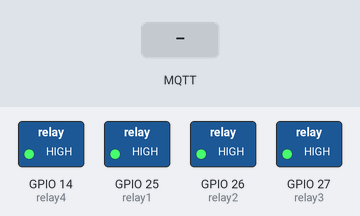
Bench run of a sketch on a simulated ESP32. On the bench: switched loads named in the sketch (green lamp = pin HIGH). The test bench sets the inputs (shaded band). WiFi joins after 1.5 s; servers stay silent unless stated; no MQTT or app messages arrive unless stated; what the sketch prints to the serial monitor is not drawn.

Above: at 3.2 s.
3.3 s: MQTT message "1" arrives on the first subscribed topic
At 4.3 s:
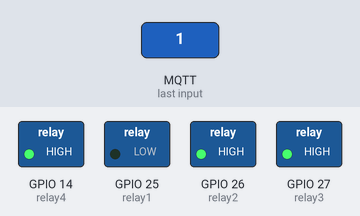
4.8 s: MQTT message "1" arrives on the second subscribed topic
At 5.4 s:
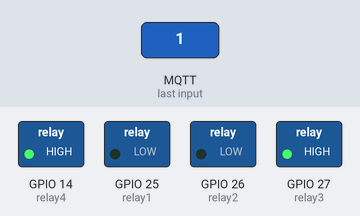
6.3 s: MQTT message "0" arrives on the first subscribed topic
At 7.5 s:
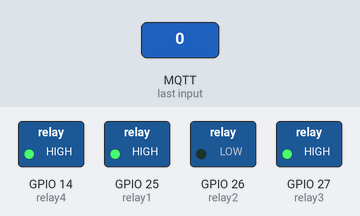
7.8 s: MQTT message "1" arrives on the third subscribed topic
At 8.9 s:
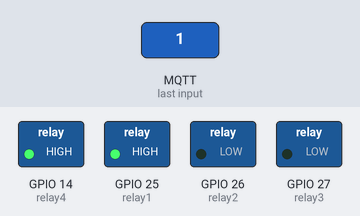
9.3 s: MQTT message "0" arrives on the second subscribed topic
At 10.0 s:
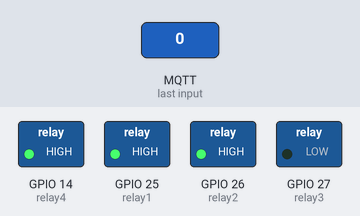
10.8 s: MQTT message "0" arrives on the third subscribed topic
At 11.2 s:
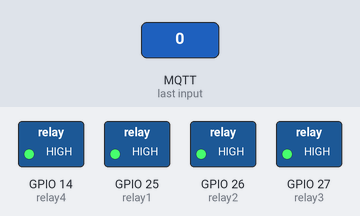
Timing chart, 0 to 13.3 s (numbered marks = the images above; inputs shaded):
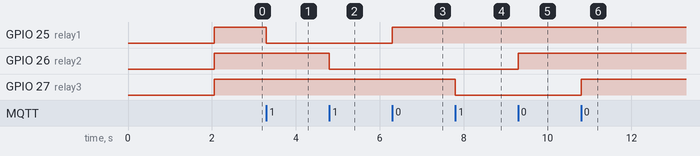

Measured:
- after the input at 3.3 s, GPIO 25 (relay1): HIGH → LOW at once
- after the input at 4.8 s, GPIO 26 (relay2): HIGH → LOW at once
- after the input at 6.3 s, GPIO 25 (relay1): LOW → HIGH at once
- after the input at 7.8 s, GPIO 27 (relay3): HIGH → LOW at once
- after the input at 9.3 s, GPIO 26 (relay2): LOW → HIGH at once
- after the input at 10.8 s, GPIO 27 (relay3): LOW → HIGH at once

The sketch:

Code.ino
```cpp
#include <WiFi.h>
#include <PubSubClient.h>

// Wi-Fi and MQTT Configuration
const char* ssid = "Your_SSID"; // Replace with your Wi-Fi SSID
const char* password = "Your_PASSWORD"; // Replace with your Wi-Fi Password
const char* mqttServer = "industrial.api.ubidots.com"; // Ubidots MQTT Broker
const int mqttPort = 1883;
const char* mqttUser = "Your_Ubidots_Token"; // Replace with Ubidots token
const char* mqttPassword = "";

// Relays GPIO Pins
const int relay1 = 25;
const int relay2 = 26;
const int relay3 = 27;
const int relay4 = 14;

WiFiClient espClient;
PubSubClient client(espClient);

// Callback Function
void callback(char* topic, byte* payload, unsigned int length) {
  String message = "";
  for (int i = 0; i < length; i++) {
    message += (char)payload[i];
  }

  if (String(topic) == "/v1.6/devices/esp32/relay1") {
    digitalWrite(relay1, message == "1" ? LOW : HIGH);
  } else if (String(topic) == "/v1.6/devices/esp32/relay2") {
    digitalWrite(relay2, message == "1" ? LOW : HIGH);
  } else if (String(topic) == "/v1.6/devices/esp32/relay3") {
    digitalWrite(relay3, message == "1" ? LOW : HIGH);
  } else if (String(topic) == "/v1.6/devices/esp32/relay4") {
    digitalWrite(relay4, message == "1" ? LOW : HIGH);
  }
}

// Setup Function
void setup() {
  Serial.begin(115200);

  // Wi-Fi Connection
  WiFi.begin(ssid, password);
  while (WiFi.status() != WL_CONNECTED) {
    delay(1000);
    Serial.println("Connecting to Wi-Fi...");
  }
  Serial.println("Connected to Wi-Fi");

  // MQTT Connection
  client.setServer(mqttServer, mqttPort);
  client.setCallback(callback);

  while (!client.connected()) {
    Serial.println("Connecting to MQTT...");
    if (client.connect("ESP32Client", mqttUser, mqttPassword)) {
      Serial.println("Connected to MQTT");
    } else {
      Serial.print("Failed with state ");
      Serial.println(client.state());
      delay(2000);
    }
  }

  // Subscribing to MQTT Topics
  client.subscribe("/v1.6/devices/esp32/relay1");
  client.subscribe("/v1.6/devices/esp32/relay2");
  client.subscribe("/v1.6/devices/esp32/relay3");
  client.subscribe("/v1.6/devices/esp32/relay4");

  // Initializing Relay Pins
  pinMode(relay1, OUTPUT);
  pinMode(relay2, OUTPUT);
  pinMode(relay3, OUTPUT);
  pinMode(relay4, OUTPUT);

  // Relays OFF Initially
  digitalWrite(relay1, HIGH);
  digitalWrite(relay2, HIGH);
  digitalWrite(relay3, HIGH);
  digitalWrite(relay4, HIGH);
}

// Loop Function
void loop() {
  client.loop();
}
```
